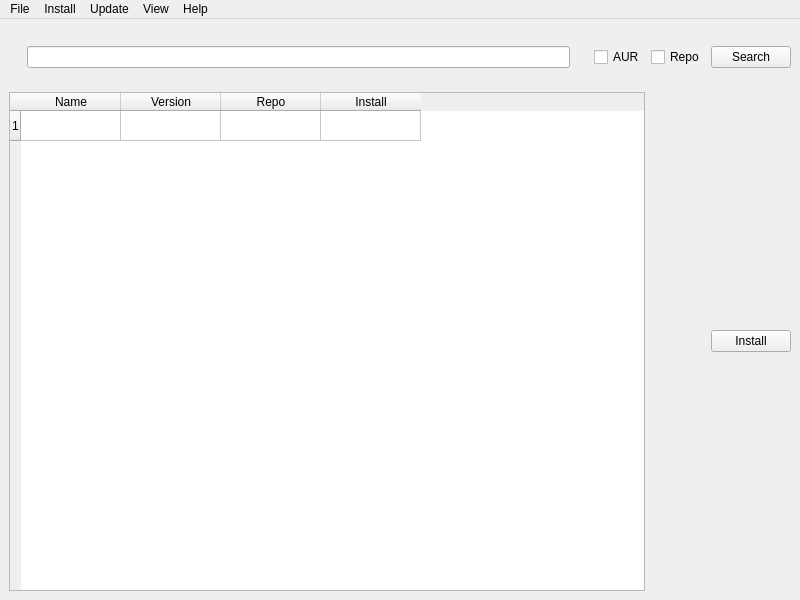
<?xml version="1.0" encoding="UTF-8"?>
<ui version="4.0">
 <class>MainWindow</class>
 <widget class="QMainWindow" name="MainWindow">
  <property name="geometry">
   <rect>
    <x>0</x>
    <y>0</y>
    <width>800</width>
    <height>600</height>
   </rect>
  </property>
  <property name="windowTitle">
   <string>MainWindow</string>
  </property>
  <widget class="QWidget" name="centralwidget">
   <layout class="QGridLayout" name="gridLayout">
    <item row="2" column="0">
     <widget class="QWidget" name="Search_widget" native="true">
      <layout class="QGridLayout" name="gridLayout_2">
       <item row="1" column="0">
        <widget class="QWidget" name="widget" native="true">
         <layout class="QVBoxLayout" name="verticalLayout">
          <item>
           <widget class="QLineEdit" name="lineEdit"/>
          </item>
         </layout>
        </widget>
       </item>
      </layout>
     </widget>
    </item>
    <item row="2" column="1">
     <widget class="QCheckBox" name="aurcheckBox">
      <property name="text">
       <string>AUR</string>
      </property>
     </widget>
    </item>
    <item row="3" column="0" colspan="2">
     <widget class="QTableWidget" name="tableWidget">
      <row>
       <property name="text">
        <string>1</string>
       </property>
      </row>
      <column>
       <property name="text">
        <string>Name</string>
       </property>
      </column>
      <column>
       <property name="text">
        <string>Version</string>
       </property>
      </column>
      <column>
       <property name="text">
        <string>Repo</string>
       </property>
      </column>
      <column>
       <property name="text">
        <string>Install</string>
       </property>
      </column>
     </widget>
    </item>
    <item row="2" column="2">
     <widget class="QCheckBox" name="repocheckBox">
      <property name="text">
       <string>Repo</string>
      </property>
     </widget>
    </item>
    <item row="2" column="3">
     <widget class="QPushButton" name="SearchButton">
      <property name="text">
       <string>Search</string>
      </property>
     </widget>
    </item>
    <item row="3" column="3">
     <widget class="QPushButton" name="installButton">
      <property name="text">
       <string>Install</string>
      </property>
     </widget>
    </item>
   </layout>
  </widget>
  <widget class="QMenuBar" name="menubar">
   <property name="geometry">
    <rect>
     <x>0</x>
     <y>0</y>
     <width>800</width>
     <height>22</height>
    </rect>
   </property>
   <widget class="QMenu" name="menuFile">
    <property name="title">
     <string>File</string>
    </property>
    <addaction name="actionQuit"/>
   </widget>
   <widget class="QMenu" name="menuHelp">
    <property name="title">
     <string>Help</string>
    </property>
    <addaction name="actionLog"/>
    <addaction name="actionAbout"/>
   </widget>
   <widget class="QMenu" name="menuInstall">
    <property name="title">
     <string>Install</string>
    </property>
    <addaction name="actionFrom_AUR"/>
    <addaction name="actionFrom_Tar_File"/>
   </widget>
   <widget class="QMenu" name="menuUpdate">
    <property name="title">
     <string>Update</string>
    </property>
    <addaction name="actionAUR_Update"/>
    <addaction name="actionRepo_Update"/>
    <addaction name="actionFull_Update"/>
   </widget>
   <widget class="QMenu" name="menuView">
    <property name="title">
     <string>View</string>
    </property>
    <addaction name="actionUninstall_Packages"/>
    <addaction name="actionReinstall_Packages"/>
   </widget>
   <addaction name="menuFile"/>
   <addaction name="menuInstall"/>
   <addaction name="menuUpdate"/>
   <addaction name="menuView"/>
   <addaction name="menuHelp"/>
  </widget>
  <action name="actionQuit">
   <property name="text">
    <string>Quit</string>
   </property>
  </action>
  <action name="actionView_Installed_Packages">
   <property name="text">
    <string>View</string>
   </property>
  </action>
  <action name="actionCheck_For_Updates">
   <property name="text">
    <string>Update</string>
   </property>
  </action>
  <action name="actionInstall">
   <property name="text">
    <string>Install</string>
   </property>
  </action>
  <action name="actionAbout">
   <property name="text">
    <string>About</string>
   </property>
  </action>
  <action name="actionLog">
   <property name="text">
    <string>Log</string>
   </property>
  </action>
  <action name="actionFrom_Repo">
   <property name="text">
    <string>From Repo</string>
   </property>
  </action>
  <action name="actionFrom_AUR">
   <property name="text">
    <string>Search And Install</string>
   </property>
  </action>
  <action name="actionFrom_Tar_File">
   <property name="text">
    <string>From Tar File</string>
   </property>
  </action>
  <action name="actionAUR_Update">
   <property name="text">
    <string>AUR Update</string>
   </property>
  </action>
  <action name="actionRepo_Update">
   <property name="text">
    <string>Repo Update</string>
   </property>
  </action>
  <action name="actionList_Installed_Packages">
   <property name="text">
    <string>List Installed Packages</string>
   </property>
  </action>
  <action name="actionUninstall_Packages">
   <property name="text">
    <string>Uninstall Packages</string>
   </property>
  </action>
  <action name="actionReinstall_Packages">
   <property name="text">
    <string>Reinstall Packages</string>
   </property>
  </action>
  <action name="actionFull_Update">
   <property name="text">
    <string>Full Update</string>
   </property>
  </action>
 </widget>
 <resources/>
 <connections/>
</ui>
